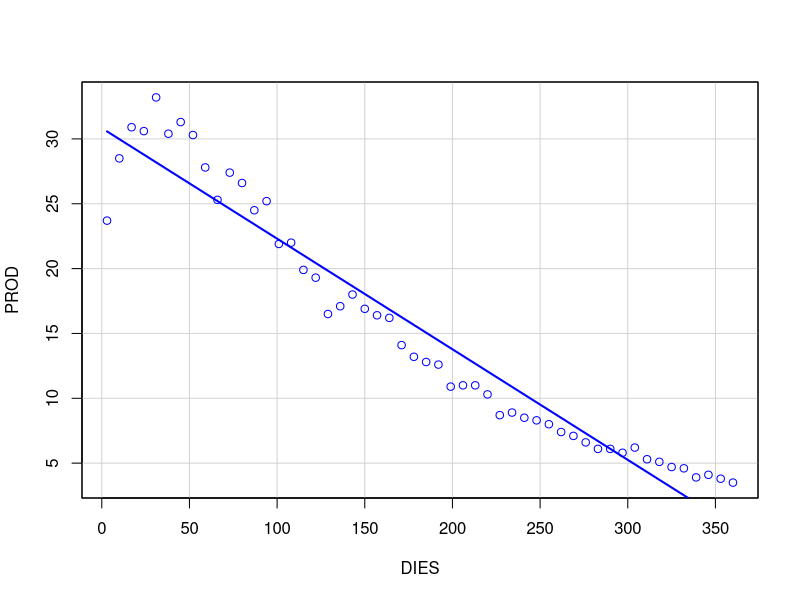
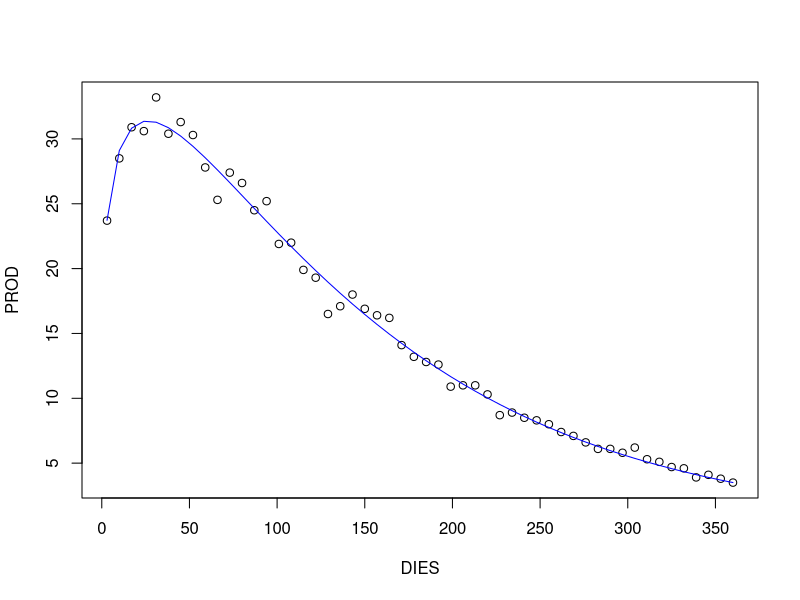
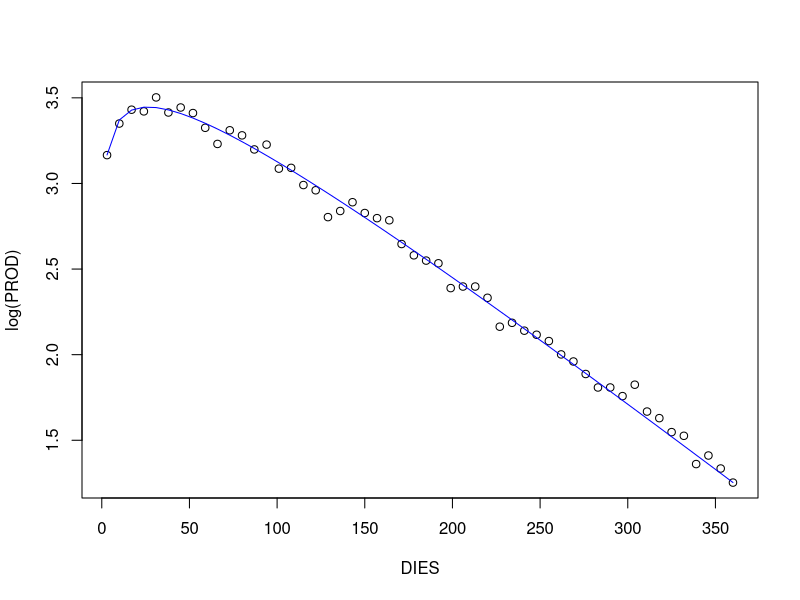
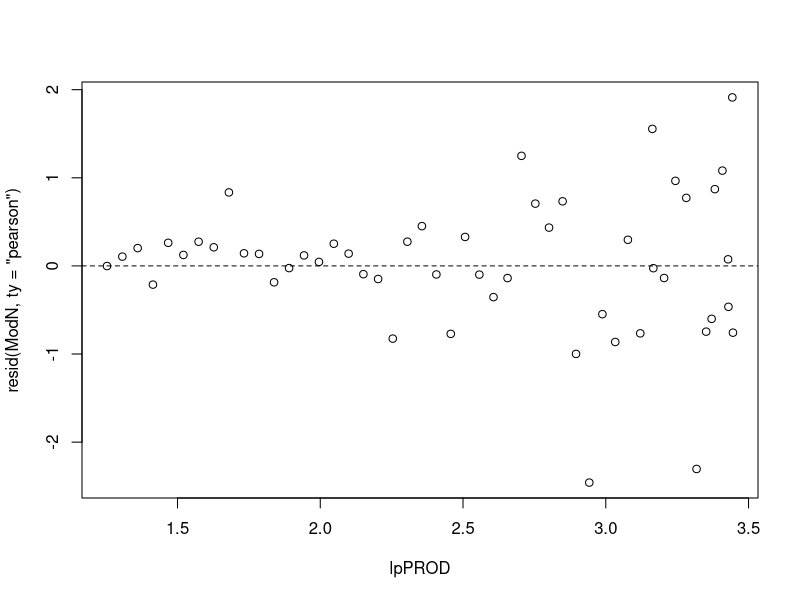
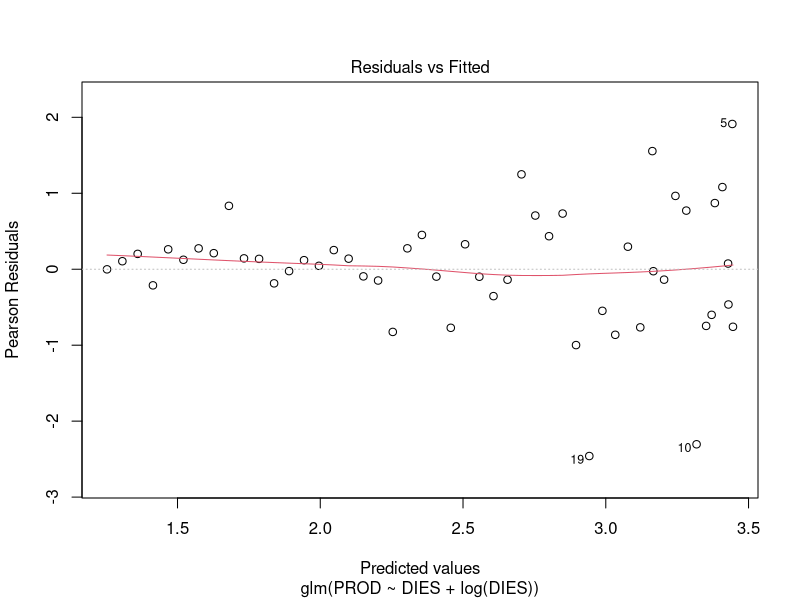
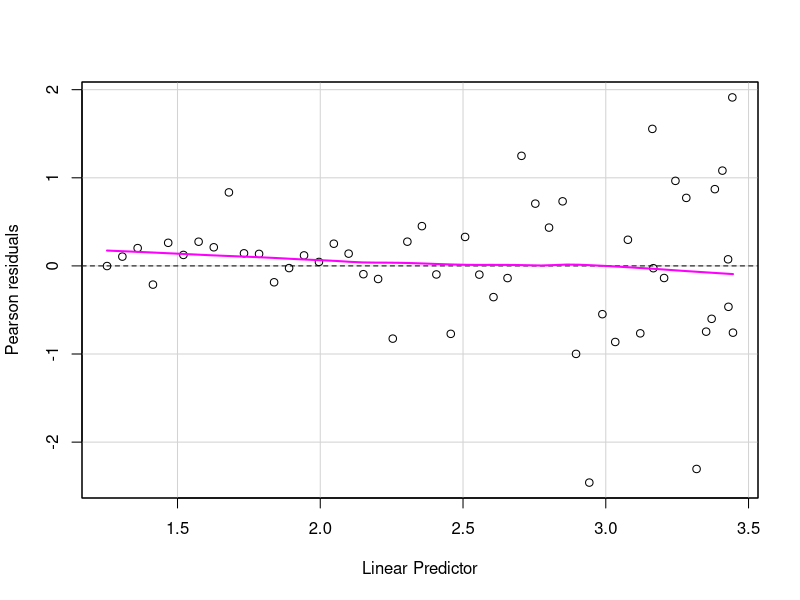
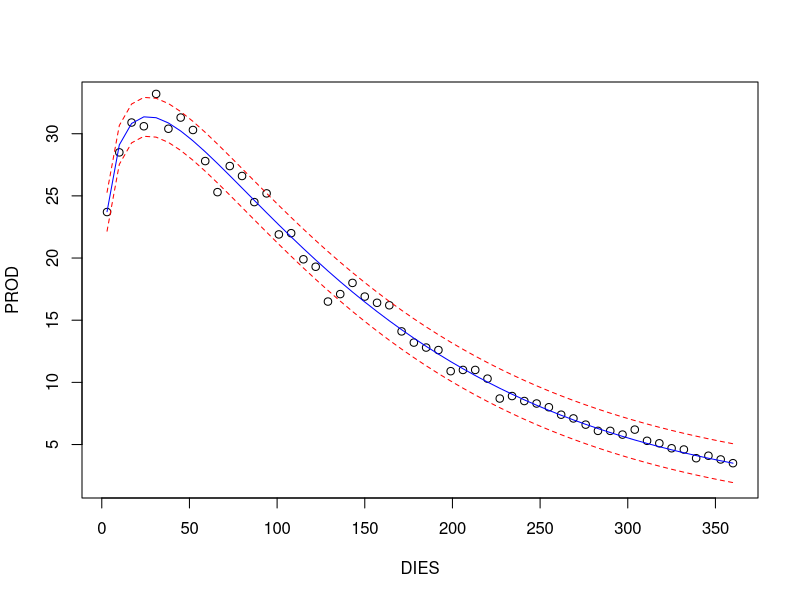
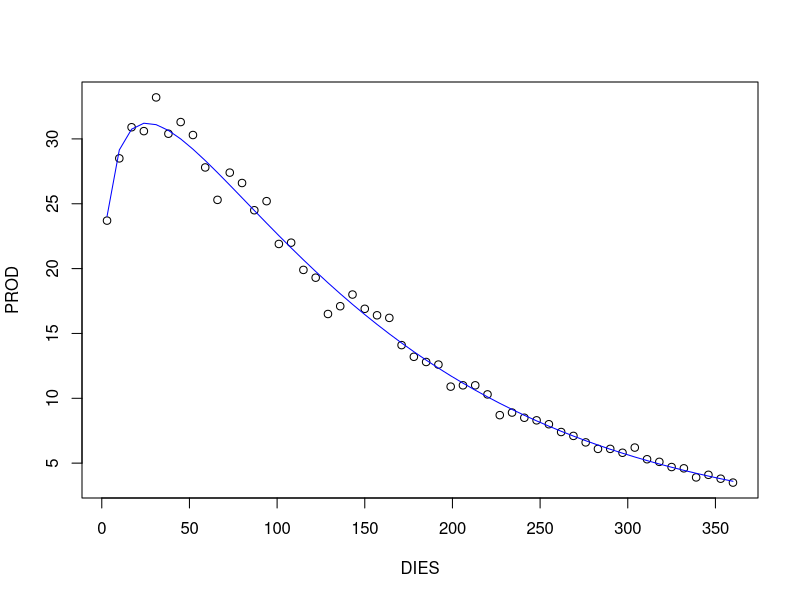

Here is the R script that generated these plots, in order:
## ---- chunk 1
knitr::opts_chunk$set(echo = TRUE)
## ---- chunk 2
#setwd("")
library(car)
dd <- read.csv2("../data/pllet.csv")
nd<-dim(dd)[1]
head(dd)
################################################################
# Descriptiva
sp(PROD~DIES,boxplot=FALSE,smooth=FALSE,dd)
## ---- chunk 3
ModN<-glm(PROD~DIES+log(DIES),family=gaussian(link=log),dd)
ModN0<-glm(PROD~1,family=gaussian(link=log),dd) #model null
## ---- chunk 4
# la F (ve d'una F de Fisher) s'haura de posar cada vegada que haguem d'estimar el parametre de dispersio
anova(ModN0,ModN,test="F")
## ---- chunk 5
summary(ModN)
## ---- chunk 6
c(num=num<-(ModN$null.deviance-ModN$deviance)/(ModN$df.null-ModN$df.residual))
c(den=den<-summary(ModN)$dispersion) 
c(F=F<-num/den)
## ---- chunk 7
c(Pearson=Pearson<-sum(resid(ModN,ty="pearson")^2))
c(dispP=dispP<-Pearson/ModN$df.residual)
c(Deviance=Deviance<-sum(resid(ModN,ty="deviance")^2),ModN$deviance)
c(dispD=dispD<-Deviance/ModN$df.residual)
## ---- chunk 8
pPROD<-predict(ModN,ty="response")
plot(PROD~DIES,dd)
lines(pPROD~DIES,col="blue",dd)
## ---- chunk 9
lpPROD<-predict(ModN,ty="link")
plot(log(PROD)~DIES,dd)
lines(lpPROD~DIES,col="blue",dd)
## ---- chunk 10
plot(resid(ModN,ty="pearson")~lpPROD)
abline(h=0,lt=2)
plot(ModN,1)
residualPlot(ModN)
## ---- chunk 11
#pPROD<-predict(ModN,ty="response")
lsup<-pPROD+qnorm(0.975)*sqrt(dispP)
linf<-pPROD-qnorm(0.975)*sqrt(dispP)

plot(PROD~DIES,dd,ylim=c(min(linf),max(lsup)))
lines(pPROD~DIES,col="blue",dd)
lines(lsup~DIES,col="red",lt=2,dd)
lines(linf~DIES,col="red",lt=2,dd)
## ---- chunk 12
ModG<-glm(PROD~DIES+log(DIES),family=Gamma(link=log),dd)
ModG0<-glm(PROD~1,family=Gamma(link=log),dd) #model null
## ---- chunk 13
anova(ModG0,ModG,test="F")
## ---- chunk 14
summary(ModG)
## ---- chunk 15
c(num=num<-(ModG$null.deviance-ModG$deviance)/(ModG$df.null-ModG$df.residual))
c(den=den<-summary(ModG)$dispersion) 
c(F=F<-num/den)
## ---- chunk 16
c(Pearson=Pearson<-sum(resid(ModG,ty="pearson")^2))
c(dispP=dispP<-Pearson/ModG$df.residual)
c(Deviance=Deviance<-sum(resid(ModG,ty="deviance")^2),ModG$deviance)
c(dispD=dispD<-Deviance/ModG$df.residual)
## ---- chunk 17
pPRODG<-predict(ModG,ty="response")
plot(PROD~DIES,dd)
lines(pPRODG~DIES,col="blue",dd)
## ---- chunk 18
lpPRODG<-predict(ModG,ty="link")
plot(log(PROD)~DIES,dd)
lines(lpPRODG~DIES,col="blue",dd)
## ---- chunk 19
plot(resid(ModG,ty="pearson")~lpPRODG)
abline(h=0,lt=2)
plot(ModG,1)
residualPlot(ModG)
## ---- chunk 20
#pPRODG<-predict(ModG,ty="response")
lsupG<-qgamma(0.975,scale=pPRODG*dispP,shape=1/dispP)
linfG<-qgamma(0.025,scale=pPRODG*dispP,shape=1/dispP)

plot(PROD~DIES,dd,ylim=c(min(linf),max(lsup)))
lines(pPRODG~DIES,col="blue",dd)
lines(lsupG~DIES,col="red",lt=2,dd)
lines(linfG~DIES,col="red",lt=2,dd)
## ---- chunk 21
#pPRODG<-predict(ModG,ty="response")
lsupO<-pPRODG+2*sqrt(dispP)*pPRODG
linfO<-pPRODG-2*sqrt(dispP)*pPRODG

plot(PROD~DIES,dd,ylim=c(min(linf),max(lsup)))
lines(pPRODG~DIES,col="blue",dd)
lines(lsupO~DIES,col="red",lt=2,dd)
lines(linfO~DIES,col="red",lt=2,dd)
## ---- chunk 22
plot(pPROD~DIES,dd,ty="l",ylab="prediccions")
lines(pPRODG~DIES,dd,col="red",ylab="dif.pred.")

plot(pPROD-pPRODG~DIES,dd,ty="l")
abline(h=0,lt=2)
## ---- chunk 23
plot(lsup~DIES,dd,ty="l",ylab="bandes",ylim=c(min(linf,linfG),max(lsup,lsupG)))
lines(linf~DIES,dd)
lines(lsupG~DIES,dd,col="red")
lines(linfG~DIES,dd,col="red")
lines(pPROD~DIES,dd,lt=2)
lines(pPRODG~DIES,dd,lt=2,col="red")

plot(lsup-pPROD~DIES,dd,ty="l",ylab="radi bandes",ylim=c(min(linf-pPROD,linfG-pPRODG),max(lsup-pPROD,lsupG-pPRODG)))
lines(linf-pPROD~DIES,dd)
lines(lsupG-pPRODG~DIES,dd,col="red")
lines(linfG-pPRODG~DIES,dd,col="red")
abline(h=0,lt=2)
